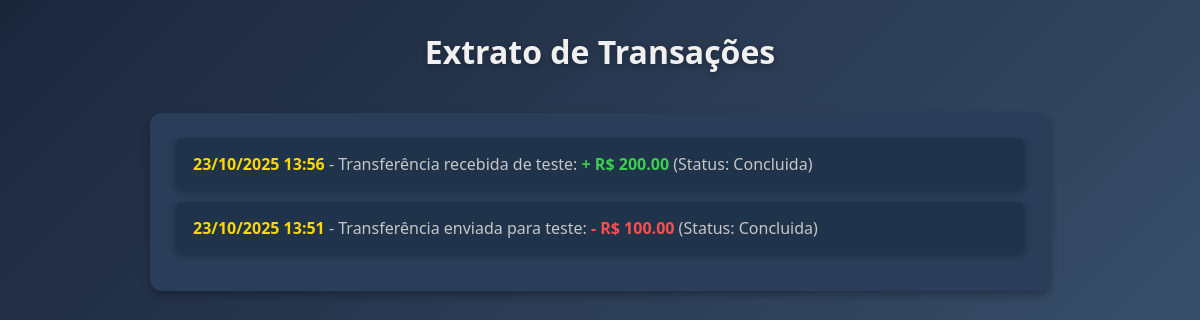
/users/extrato/ (signed in), run on an earlier commit of the app's database.
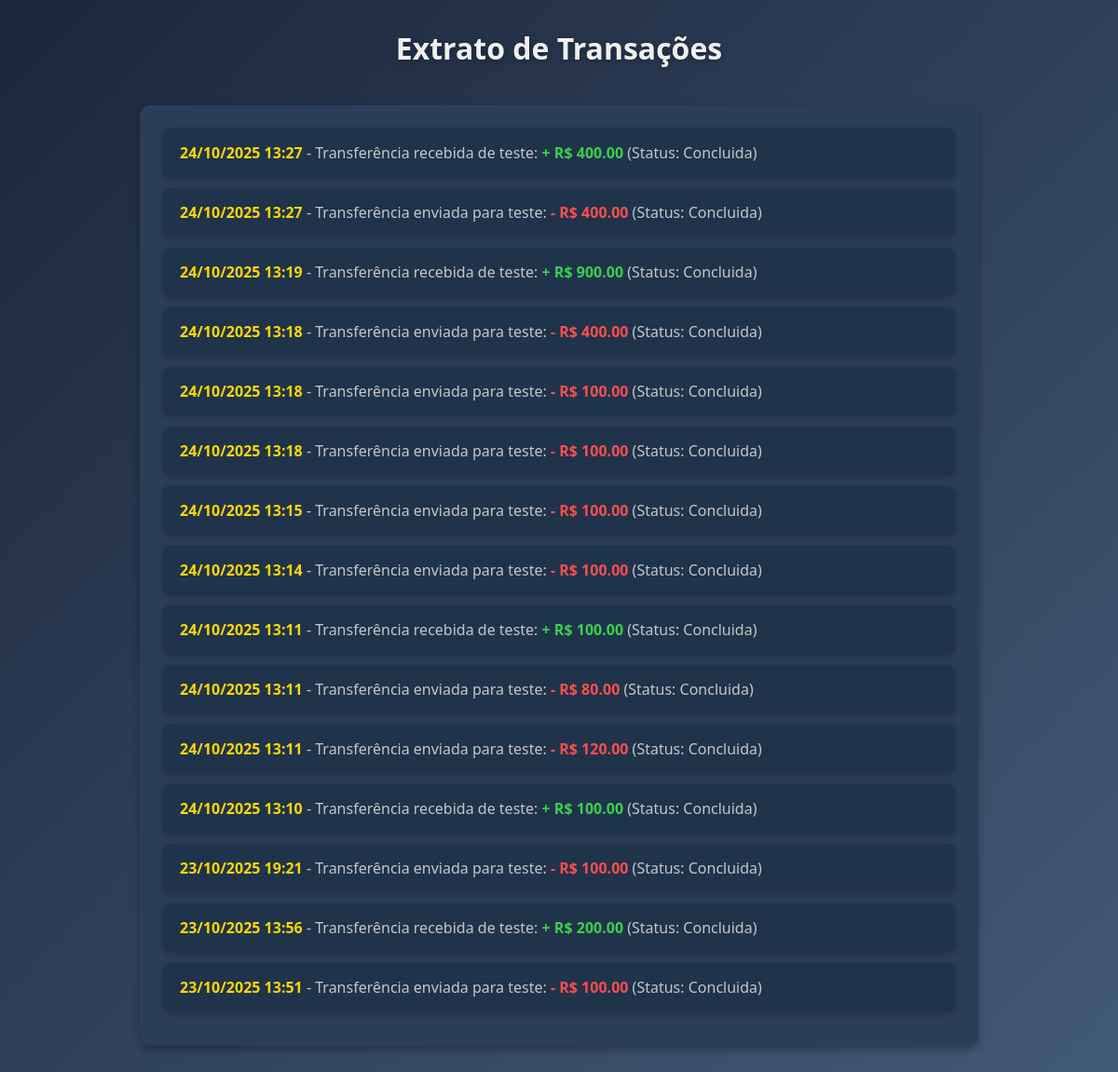
And on a later commit of the database.
### users/models.py (models this page shows, shortened)
class Transferencia(models.Model):
    STATUS_CHOICES = [
        ('concluida', 'Concluída'),
        ('falhou', 'Falhou'),
    ]
    remetente = models.ForeignKey(
        'Cliente',
        on_delete=models.CASCADE,
        related_name='transferencias_enviadas'
    )
    destinatario = models.ForeignKey(
        'Cliente',
        on_delete=models.CASCADE,
        related_name='transferencias_recebidas'
    )
    valor = models.DecimalField(max_digits=10, decimal_places=2)
    data_transferencia = models.DateTimeField(default=timezone.now)
    status = models.CharField(max_length=10, choices=STATUS_CHOICES, default='concluida')

class Cliente(models.Model):
    gerente_responsavel = models.ForeignKey(
        Gerente,
        on_delete=models.SET_NULL,
        null=True,
        blank=True,
        related_name="clientes"
    )
    numero_da_conta = models.CharField(
        max_length=20,
        unique=True,
        default=gerar_numero_conta
    )
    cpf = models.CharField(max_length=14, unique=True, validators=[cpf_validator])
    username = models.CharField(max_length=150)
    email = models.EmailField(unique=True)
    password = models.CharField(max_length=128)
    data_de_nascimento = models.DateField()
    telefone = models.CharField(max_length=14, validators=[telefone_validator])
    data_de_cadastro = models.DateTimeField(auto_now_add=True)
    saldo = models.DecimalField(max_digits=10, decimal_places=2, default=0.00)
    tipo_de_conta = models.CharField(
        max_length=20,
        choices=[
            ('corrente', 'Conta Corrente'),
            ('poupanca', 'Conta Poupança'),
            ('salario', 'Conta Salário'),
        ]
    )
    status_conta = models.CharField(max_length=20, default='ativa')
    admUser = models.BooleanField(default=False)
    creditos = models.DecimalField(max_digits=10, decimal_places=2, default=0.00)

### users/views.py (the view)
# urls.py: path('extrato/', views.extrato, name='extrato'),
def extrato(request):
    if "user_id" not in request.session:
        return redirect("users:login")
    admUser = request.session.get("admUser", False)
    if admUser:
        messages.error(request, "Apenas clientes podem acessar o extrato.")
        return redirect("users:perfil")
    cliente = get_object_or_404(Cliente, id=request.session["user_id"])
    transferencias_enviadas = cliente.transferencias_enviadas.all()
    transferencias_recebidas = cliente.transferencias_recebidas.all()
    todas_transferencias = sorted(
        list(transferencias_enviadas) + list(transferencias_recebidas),
        key=lambda t: t.data_transferencia,
        reverse=True
    )
    context = {
        "user": cliente,
        "transferencias": todas_transferencias,
    }
    return render(request, 'users/perfil/cliente/extrato.html', context)

### templates/users/perfil/cliente/extrato.html (shortened to what this page needs)
<!DOCTYPE html>
<html lang="pt-BR">
<head>
    {% load static %}
    <link rel="stylesheet" href="{% static 'perfil/cliente/extrato/style.css' %}">
</head>
<body>
    <div class="dashboard-container">
        <main class="main-content">
            <header class="main-header">
                <h1>Extrato de Transações</h1>
            </header>
            <section class="extrato-section">
                <ul class="extrato-list">
                    {% for t in transferencias %}
                        <li>
                            <strong>{{ t.data_transferencia|date:"d/m/Y H:i" }}</strong> -
                            {% if t.remetente == user %}
                                Transferência enviada para {{ t.destinatario.username }}:
                                <span class="valor-negativo">- R$ {{ t.valor }}</span>
                            {% else %}
                                Transferência recebida de {{ t.remetente.username }}:
                                <span class="valor-positivo">+ R$ {{ t.valor }}</span>
                            {% endif %}
                            (Status: {{ t.status|capfirst }})
                        </li>
                    {% empty %}
                        <li>Nenhuma transação encontrada.</li>
                    {% endfor %}
                </ul>
            </section>
        </main>
    </div>
</body>
</html>

### static/perfil/cliente/extrato/style.css (style rules this page uses)
* { margin: 0; padding: 0; box-sizing: border-box; font-family: 'Segoe UI', Tahoma, Geneva, Verdana, sans-serif; }
:root { --primary-color: #FFD700; --secondary-color: #415A77; --background-dark: #1B263B; --card-bg: #2A3E59; --card-hover-bg: #1F334B; --text-color: #c6c6c6; --positive-color: #3CCF4E; --negative-color: #FF4E4E; }
body { background: linear-gradient(135deg, var(--background-dark), var(--secondary-color)); color: var(--text-color); min-height: 100vh; padding: 30px; }
.dashboard-container { max-width: 900px; margin: 0 auto; }
.main-header { text-align: center; margin-bottom: 40px; }
.main-header h1 { font-size: 2em; color: #f0f0f0; text-shadow: 0 2px 6px rgba(0,0,0,0.3); }
.extrato-section { background-color: var(--card-bg); padding: 25px; border-radius: 12px; box-shadow: 0 4px 8px rgba(0,0,0,0.3); }
.extrato-list { list-style: none; }
.extrato-list li { background-color: var(--card-hover-bg); padding: 15px 18px; margin-bottom: 12px; border-radius: 8px; box-shadow: 0 2px 6px rgba(0,0,0,0.25); transition: transform 0.2s, background-color 0.3s; }
.extrato-list strong { color: var(--primary-color); }
.valor-positivo { color: var(--positive-color); font-weight: bold; }
.valor-negativo { color: var(--negative-color); font-weight: bold; }

What changed in the data, as far as the page shows it:
added Transferencia: data_transferencia "24/10/2025 13:27", remetente.username "teste", valor "400.00", status "Concluida"
added Transferencia: data_transferencia "24/10/2025 13:27", destinatario.username "teste", valor "400.00", status "Concluida"
added Transferencia: data_transferencia "24/10/2025 13:19", remetente.username "teste", valor "900.00", status "Concluida"
added Transferencia: data_transferencia "24/10/2025 13:18", destinatario.username "teste", valor "400.00", status "Concluida"
added Transferencia: data_transferencia "24/10/2025 13:18", destinatario.username "teste", valor "100.00", status "Concluida"
added Transferencia: data_transferencia "24/10/2025 13:18", destinatario.username "teste", valor "100.00", status "Concluida"
added Transferencia: data_transferencia "24/10/2025 13:15", destinatario.username "teste", valor "100.00", status "Concluida"
added Transferencia: data_transferencia "24/10/2025 13:14", destinatario.username "teste", valor "100.00", status "Concluida"
added Transferencia: data_transferencia "24/10/2025 13:11", remetente.username "teste", valor "100.00", status "Concluida"
added Transferencia: data_transferencia "24/10/2025 13:11", destinatario.username "teste", valor "80.00", status "Concluida"
added Transferencia: data_transferencia "24/10/2025 13:11", destinatario.username "teste", valor "120.00", status "Concluida"
added Transferencia: data_transferencia "24/10/2025 13:10", remetente.username "teste", valor "100.00", status "Concluida"
added Transferencia: data_transferencia "23/10/2025 19:21", destinatario.username "teste", valor "100.00", status "Concluida"
